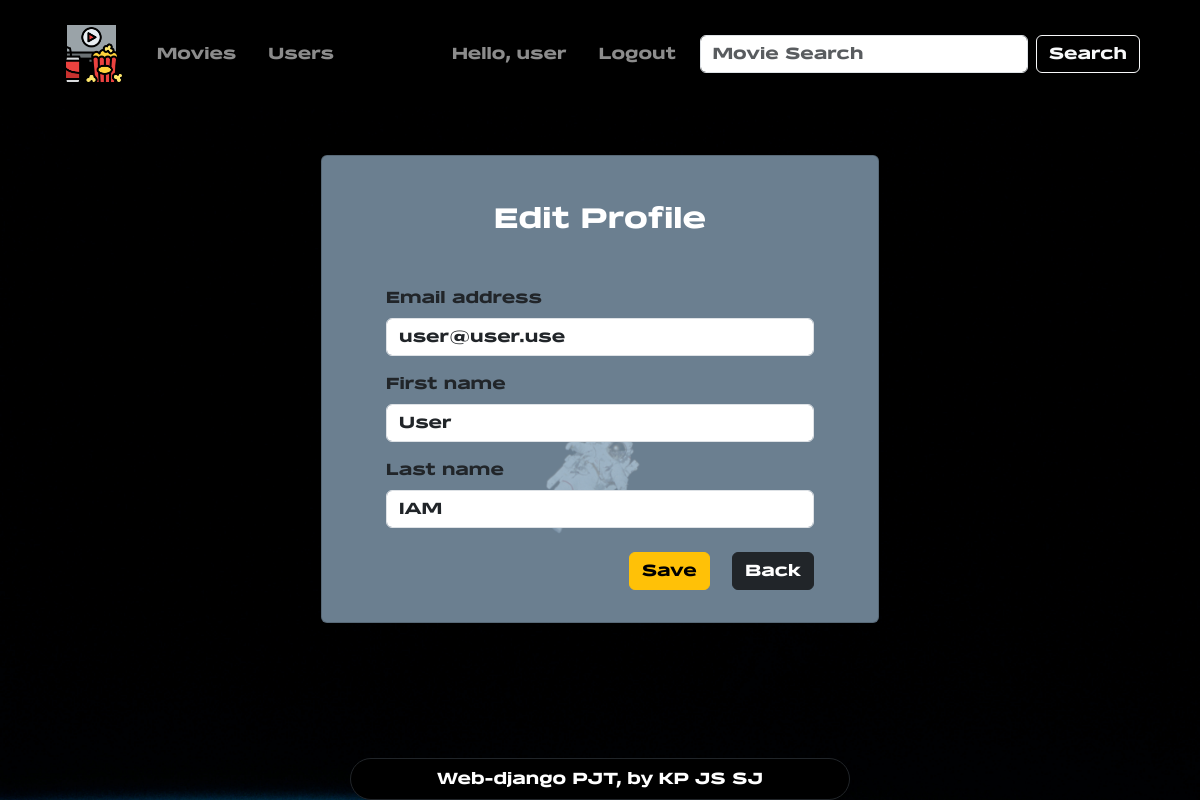
Before: /accounts/update/ (signed in) with the older database file.
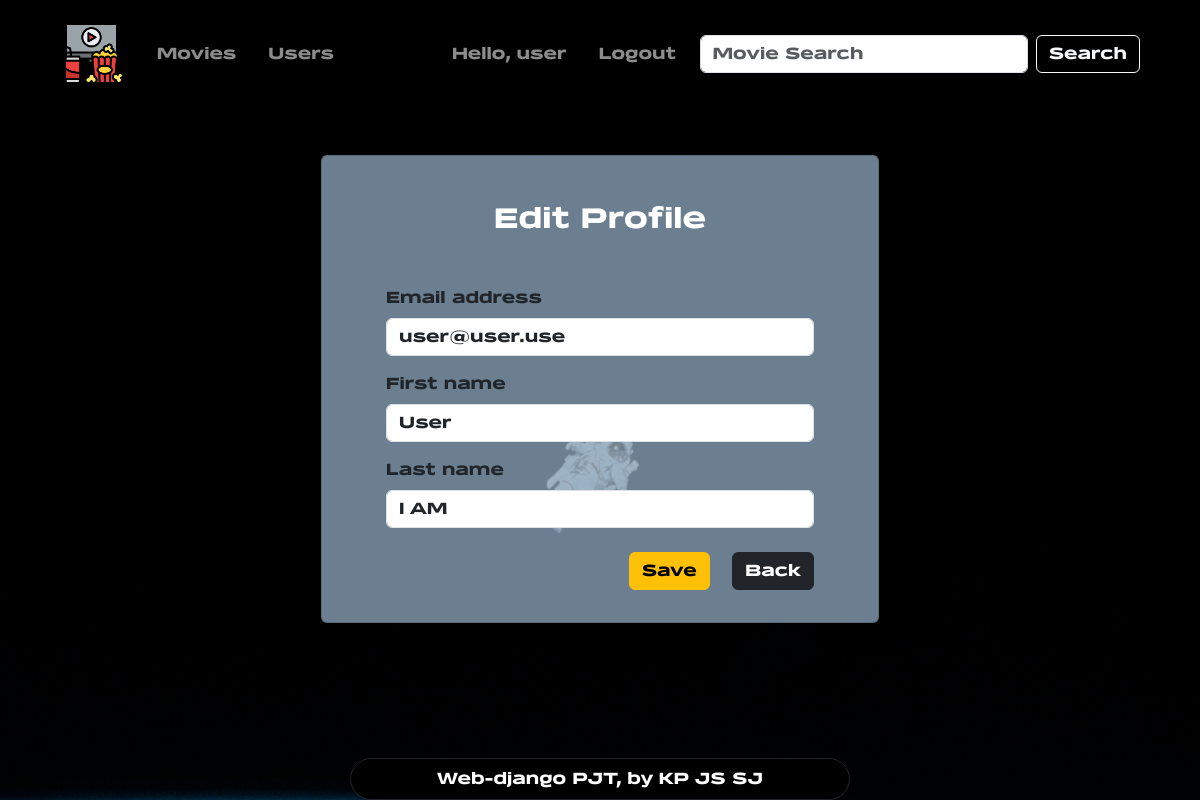
After: the same page with the newer database file.
### accounts/models.py (models this page shows)
class User(AbstractUser):
    pass

### accounts/views.py (the view)
# urls.py: path("update/", views.update, name="update"),
@login_required
def update(request):
    if request.method == "POST":
        form = CustomUserChangeForm(request.POST, instance=request.user)
        if form.is_valid():
            form.save()
            messages.success(request, "회원정보 수정이 완료되었습니다.")
            return redirect("articles:index")
    else:
        form = CustomUserChangeForm(instance=request.user)
    context = {
        "form": form,
    }
    return render(request, "accounts/update.html", context)

### accounts/forms.py
class CustomUserChangeForm(UserChangeForm):
    class Meta(UserChangeForm.Meta):
        model = get_user_model()
        fields = (
            "email",
            "first_name",
            "last_name",
        )

### accounts/templates/accounts/update.html (shortened to what this page needs)
{% extends 'base.html' %}
{% block content %}
  {% load django_bootstrap5 %}
  <div class="container d-flex justify-content-center py-5">
    <div class="card col-6 review-detail">
      <h1 class="text-center mt-5 mb-3 fs-3 fw-bold text-white">Edit Profile</h1>
      <div class="card-body">
        <form action="{% url 'accounts:update' %}" method="POST" class="text-dark px-5 py-3">
          {% bootstrap_field form.email %}
          {% bootstrap_field form.first_name %}
          {% bootstrap_field form.last_name %}
          <div class="text-end mt-4">
            <input type="submit" class="btn btn-warning" value="Save">
            <a class=" btn btn-dark ms-3" href="{% url 'accounts:profile' user.pk %}" role="button">Back</a>
          </div>
        </form>
      </div>
    </div>
  </div>
{% endblock content %}

### templates/base.html (shortened to what this page needs)
{% load static %}
{% load django_bootstrap5 %}
<!DOCTYPE html>
<html lang="en">
<head>
  {% bootstrap_css %}
  <link rel="stylesheet" href="https://cdn.jsdelivr.net/npm/bootstrap-icons@1.9.1/font/bootstrap-icons.css">
  <link rel="stylesheet" href="{% static 'css/style.css' %}" type="text/css">
</head>
<body class="background-img">
  <nav class="navbar navbar-expand-lg navbar-dark bg-black py-3">
    <div class="container-fluid w-100">
      <a class="navbar-brand ms-5" href="{% url 'articles:index' %}">
        <img class="" src="{% static 'images/logo.png' %}" alt="logo" height="65">
      </a>
      <div class="collapse navbar-collapse" id="navbarSupportedContent">
        <ul class="navbar-nav me-auto mb-2 mb-lg-0">
          <li class="nav-item mx-2">
            <a class="nav-link" href="{% url 'articles:index' %}">Movies</a>
          </li>
          <li class="nav-item mx-2">
            <a class="nav-link" href="{% url 'accounts:userlist' %}">Users</a>
          </li>
        </ul>
        {% if user.is_authenticated %}
        <ul class="navbar-nav">
          <li class="nav-item mx-2">
            <a class="nav-link" href="{% url 'accounts:profile' user.pk %}">Hello,
              {{ request.user.username }}</a>
          </li>
          <a class="nav-link mx-2" href="{% url 'accounts:logout' %}">Logout</a>
        </ul>
        {% endif %}
        <form class="d-flex me-5" role="search" method="GET" action="{% url 'articles:search' %}">
          <input class="form-control mx-2" type="search" placeholder="Movie Search" name="search" aria-label="Search">
          <button class="btn btn-outline-light" type="submit">Search</button>
        </form>
      </div>
    </div>
  </nav>
  {% block content %}{% endblock %}
  <footer class="text-center">
    <div class="position-fixed bottom-0 w-100 d-flex justify-content-center">
      <div class="bg-black py-2 col-5 rounded-5 border border-dark">
        <p class="text-white m-0">Web-django PJT, by KP JS SJ</p>
      </div>
    </div>
    <div class="m-5">
      <br>
    </div>
  </footer>
</body>
</html>

Changed rows visible on the page:
changed User "user": last_name "IAM" → "I AM"
